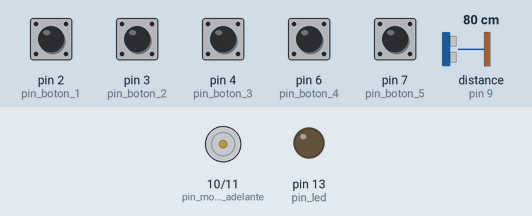
Recording of a sketch running on a simulated Arduino Uno, built with avr-gcc and run on an emulated ATmega328P. Shown: motor-driver pin pairs drawn as motors (green arrow = first pin HIGH = forward, orange = second pin HIGH = backward, longer = more drive), output pins drawn as LEDs (lit = HIGH). The test bench sets the inputs (shaded band); at power-on: pin 2 (pin_boton_1), pin 3 (pin_boton_2), pin 4 (pin_boton_3), pin 6 (pin_boton_4), pin 7 (pin_boton_5) LOW, distance to the obstacle (sensor on pin 9) 80 cm. The echo pulse lasts 58.3 µs per cm.

Above: at 1.2 s.
1.3 s: pin 2 (pin_boton_1) pulled HIGH for 0.15 s
At 1.38 s:
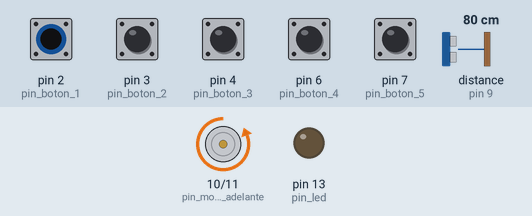
Timing chart, 0 to 4.3 s (numbered marks = the images above; inputs shaded):
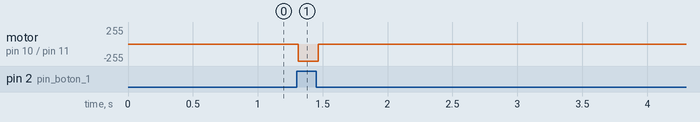

The sketch:

MotorPosicionesSonar.ino
```cpp
/**
 * Librería para utilizar sensores ultrasonicos.
 * http://playground.arduino.cc/Code/NewPinghttp://playground.arduino.cc/Code/NewPing
 */
#include <NewPing.h>

/**
 * Pines utilizados para el motor ultrasonico en el arduino uno.
 */
#define TRIGGER_PIN  8
#define ECHO_PIN     9
#define MAX_DISTANCE 200

// Inicializamos la variable con la cual accedemos al sensor
NewPing sonar(TRIGGER_PIN, ECHO_PIN, MAX_DISTANCE);

// push buttons para ubicar al motor en distintas posiciones
const int pin_boton_1 = 2;
const int pin_boton_2 = 3;
const int pin_boton_3 = 4;
const int pin_boton_4 = 6;
const int pin_boton_5 = 7;

// valores de los botones
int boton_1 = 0;
int boton_2 = 0;
int boton_3 = 0;
int boton_4 = 0;
int boton_5 = 0;

// salidas para el puente H que mueve el motor en una direccion u otra
const int pin_motor_adelante = 10;
const int pin_motor_atras = 11;

// pin para el led incluido en el arduino uno
const int pin_led =  13;

// variable en la que se guarda la distancia que nos regresa el sensor
int distancia = 0;

void setup() {

  pinMode(pin_led, OUTPUT);

  pinMode(pin_boton_1, INPUT);
  pinMode(pin_boton_2, INPUT);
  pinMode(pin_boton_3, INPUT);
  pinMode(pin_boton_4, INPUT);
  pinMode(pin_boton_5, INPUT);

  pinMode(pin_motor_adelante, OUTPUT);
  pinMode(pin_motor_atras, OUTPUT);

  Serial.begin(9600);
}

void loop() {

  boton_1 = digitalRead(pin_boton_1);
  boton_2 = digitalRead(pin_boton_2);
  boton_3 = digitalRead(pin_boton_3);
  boton_4 = digitalRead(pin_boton_4);
  boton_5 = digitalRead(pin_boton_5);

  // imprimirEstatusBotones();
  distancia = getDistanciaEnCentimetros(sonar);

  // Cada boton corresponde a una posicion y cada posicion tiene un rango.
  if (boton_1 == HIGH) {
    posicionarMotor(distancia, 9, 10);
  } else  if (boton_2 == HIGH) {
    posicionarMotor(distancia, 14, 15);
  } else  if (boton_3 == HIGH) {
    posicionarMotor(distancia, 20, 22);
  } else  if (boton_4 == HIGH) {
    posicionarMotor(distancia, 26, 27);
  } else  if (boton_5 == HIGH) {
    posicionarMotor(distancia, 33, 34);
  } else {
    detener();
  }

  /**
   * Este intervalo era inicialmente 100, pero se bajo porque
   * ocasionaba que el motor se moviera muy bruscamente porque
   * variaba mucho la medida entre intervalos.
   */
  delay(10);
}

/**
 * Mover el motor hacia adelante
 */
void adelante(){
  digitalWrite(pin_motor_adelante, HIGH);
  digitalWrite(pin_motor_atras, LOW);
}

/**
 * Mover el motor hacia atras
 */
void atras(){
  digitalWrite(pin_motor_adelante, LOW);
  digitalWrite(pin_motor_atras, HIGH);
}

/**
 * Detener el motor
 */
void detener(){
  digitalWrite(pin_motor_adelante, LOW);
  digitalWrite(pin_motor_atras, LOW);
}

/**
 * Imprime en la consola una linea con lo que reciben los botones.
 *
 * Ej.
 *  Botones: 0 0 0 0 0
 */
void imprimirEstatusBotones(){
  Serial.print("Botones: ");
  Serial.print(boton_1);
  Serial.print(" ");
  Serial.print(boton_2);
  Serial.print(" ");
  Serial.print(boton_3);
  Serial.print(" ");
  Serial.print(boton_4);
  Serial.print(" ");
  Serial.print(boton_5);
  Serial.print(" ");
  Serial.println("");
}

/**
 * Obtiene la distancia entre el motor y el sensor en centimetros.
 */
int getDistanciaEnCentimetros(NewPing sonar){
  int uS = sonar.ping();

  return uS / US_ROUNDTRIP_CM;
}

/**
 * Mueve el motor hacia atras o hacia enfrente, dependiendo de la distancia.
 * La distancia que se envía es la distancia actual que está regresando el sensor.
 * El límite inferior y limite superior definen el rango en el que se tiene que posicionar el motor.
 */
void posicionarMotor(int distancia, int limiteInferior, int limiteSuperior){
  if(distancia < limiteInferior){
      adelante();
    } else if (distancia > limiteSuperior ){
      atras();
    } else {
      detener();
    }
}
```

Measured:
- after the input at 1.3 s, motor on pin 10 (pin_motor_adelante) / pin 11 (pin_motor_atras): stopped → backward 255/255 at once, → stopped 0.15 s later
